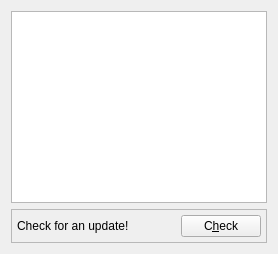
           <widget class="QWidget" name="m_pProgramInformationTab">
            <attribute name="title">
             <string>&amp;Information</string>
            </attribute>
            <layout class="QGridLayout" name="gridLayout_5">
             <item row="0" column="0">
              <widget class="QTextBrowser" name="m_pProgramInformationEdit">
               <property name="acceptDrops">
                <bool>false</bool>
               </property>
               <property name="lineWrapMode">
                <enum>QTextEdit::WidgetWidth</enum>
               </property>
               <property name="textInteractionFlags">
                <set>Qt::LinksAccessibleByKeyboard|Qt::LinksAccessibleByMouse</set>
               </property>
               <property name="openExternalLinks">
                <bool>true</bool>
               </property>
              </widget>
             </item>
             <item row="1" column="0">
              <layout class="QVBoxLayout" name="m_pCheckVLayout">
               <item>
                <widget class="QFrame" name="m_pCheckFrame">
                 <property name="frameShape">
                  <enum>QFrame::StyledPanel</enum>
                 </property>
                 <property name="frameShadow">
                  <enum>QFrame::Raised</enum>
                 </property>
                 <layout class="QHBoxLayout" name="horizontalLayout_2">
                  <property name="margin">
                   <number>5</number>
                  </property>
                  <item>
                   <widget class="QLabel" name="m_pCheckLabel">
                    <property name="text">
                     <string>Check for an update!</string>
                    </property>
                   </widget>
                  </item>
                  <item>
                   <widget class="QPushButton" name="m_pCheckButton">
                    <property name="sizePolicy">
                     <sizepolicy hsizetype="Fixed" vsizetype="Fixed">
                      <horstretch>0</horstretch>
                      <verstretch>0</verstretch>
                     </sizepolicy>
                    </property>
                    <property name="text">
                     <string>C&amp;heck</string>
                    </property>
                   </widget>
                  </item>
                 </layout>
                </widget>
               </item>
              </layout>
             </item>
            </layout>
           </widget>
